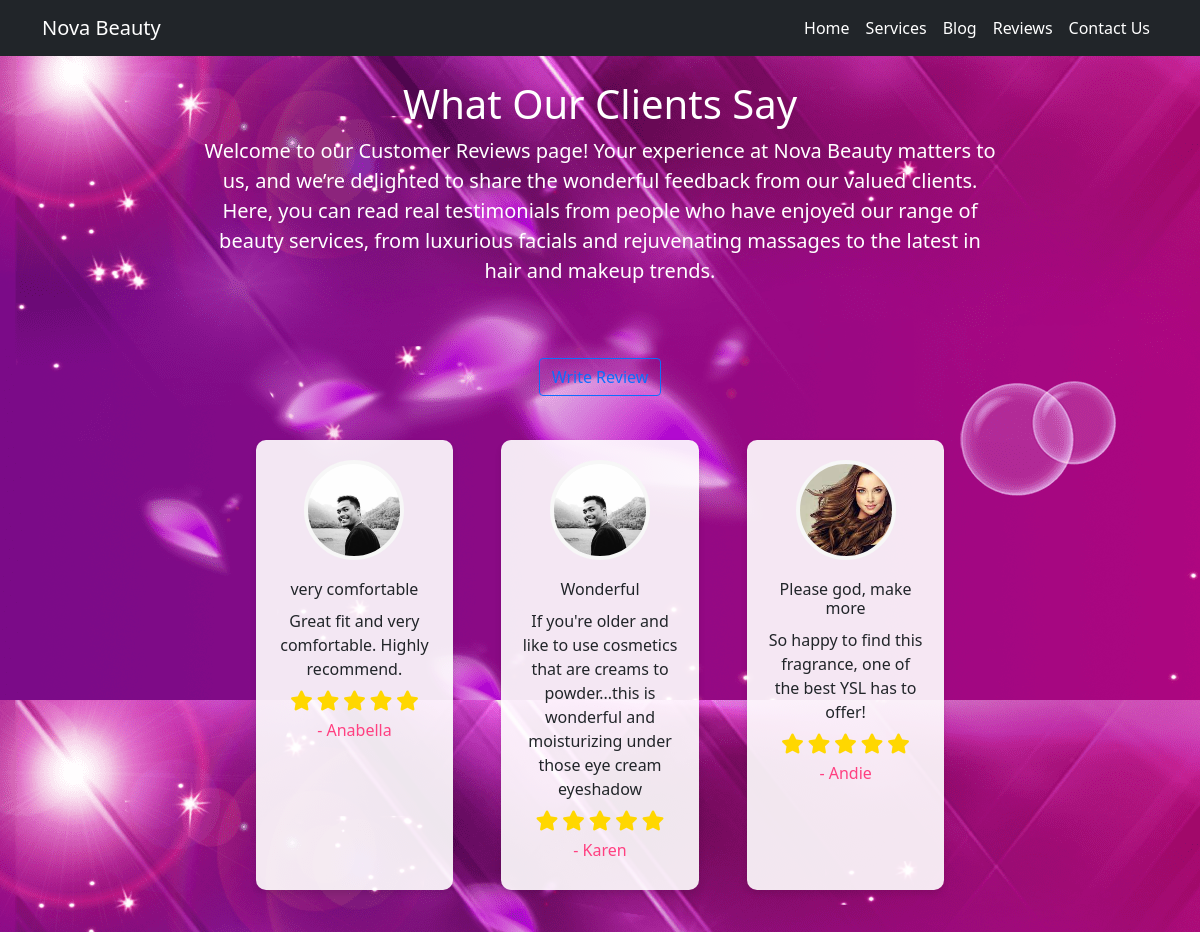
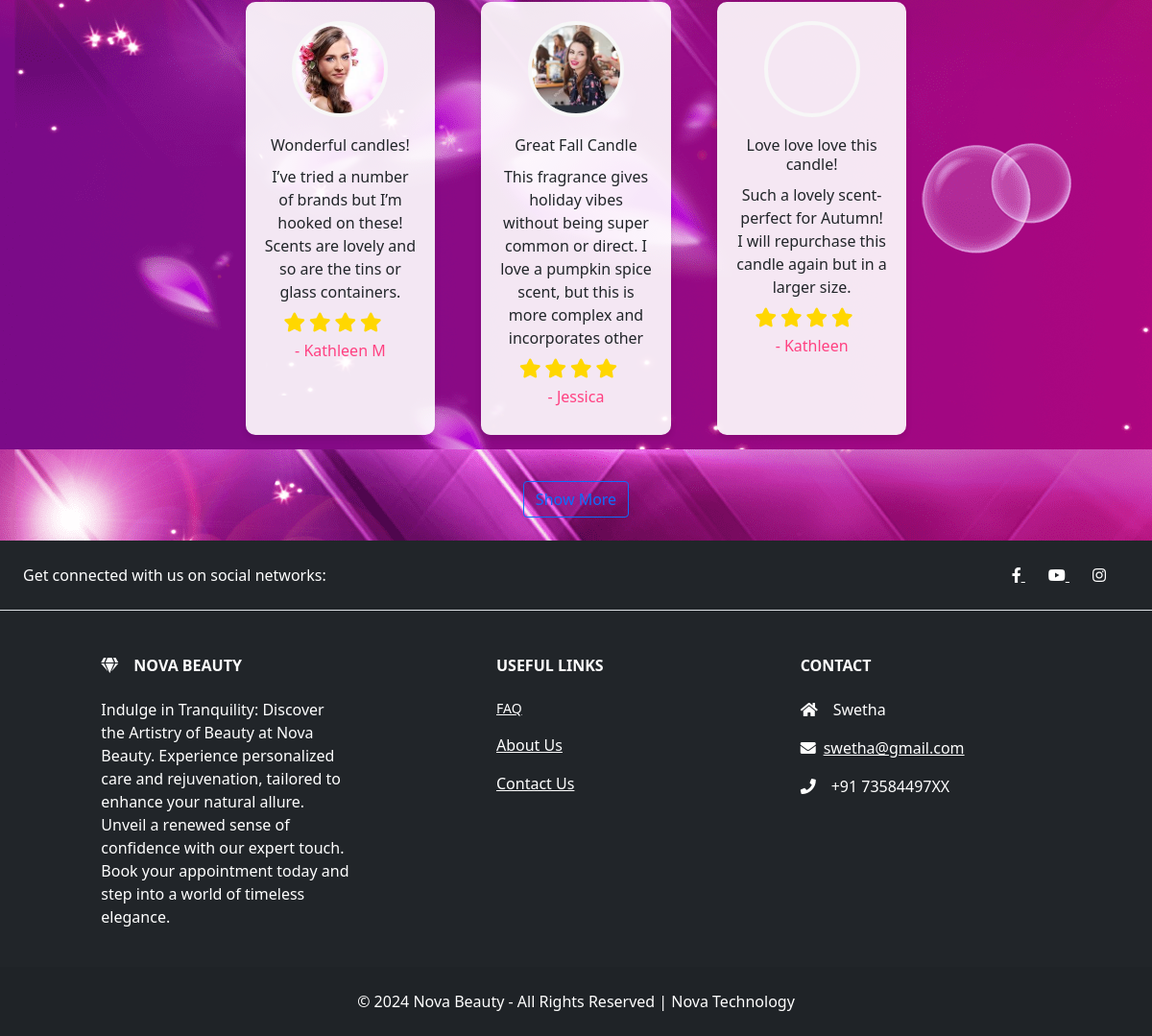
Screenshot of /review with the database file from the repository (2 pictures, top to bottom).
### parlour/models.py (models this page shows, shortened)
class ReviewAndRating(models.Model):
    author = models.CharField(max_length=50, null=False, blank=False)
    title = models.CharField(max_length=100, null=False, blank=False)
    rating = models.FloatField(validators=[MinValueValidator(0.0), MaxValueValidator(5.0)], null=False, blank=False)
    status = models.BooleanField(default=False, help_text="0-Available 1-Suspended")
    created_at = models.DateTimeField(auto_now_add=True)
    image = models.ImageField(upload_to=getfilename, blank=True, null=True)
    text = models.CharField(max_length=250, null=False, blank=False)
    ip_address = models.GenericIPAddressField(null=True, blank=True)

### parlour/views.py (the view)
# urls.py: path('review',v1.reviewpage,name='reviews'),
def reviewpage(request):
    form = ReviewForm()
    total_data = ReviewAndRating.objects.filter(status=0).count()
    reviews =  ReviewAndRating.objects.filter(status=0).order_by('-rating')[:6]
    average_rating = ReviewAndRating.objects.filter(status=0).aggregate(Avg('rating'))['rating__avg']
    return render(request, 'parlour/review.html', {
        'reviews': reviews,
        'average_rating': average_rating,
        'total_data': total_data,
        'form':form
    })

### templates/parlour/review.html (shortened to what this page needs)
{% extends 'parlour/main.html' %}
{% load static %}
{% block content %}
<link rel="stylesheet" href="{% static 'css/review.css' %}">
<link rel="stylesheet" href="https://cdnjs.cloudflare.com/ajax/libs/font-awesome/5.15.4/css/all.min.css"/>
<div class="contact2" style="background-image: url('{% static 'images/review.png' %}');" id="contact">
    <section class="text-center">
        <div class="row">
            <div class="col-lg-8 col-md-10 mx-auto">
                <h1 class="fw-dark text-white">What Our Clients Say</h1>
                <p class="lead text-white">
                    Welcome to our Customer Reviews page! Your experience at Nova Beauty matters to us, and we’re delighted to share the wonderful feedback from our valued clients. Here, you can read real testimonials from people who have enjoyed our range of beauty services, from luxurious facials and rejuvenating massages to the latest in hair and makeup trends.
                </p>
				<div class="container mt-5 d-flex justify-content-center">
					<div class="w-100">
						<div class="my-4 text-center">
							<a href="#" class="btn btn-outline-primary" data-bs-toggle="collapse" data-bs-target="#writeReviewForm" aria-expanded="false" aria-controls="writeReviewForm">Write Review</a>
						</div>
										{% include 'parlour/submit.html' %}
					</div>
				</div>
                <div class="u-repeater d-flex flex-wrap justify-content-center" id="reviewsContainer">
                    {% for review in reviews %}
                    <article class="u-container-style u-list-item mx-4 mb-4" style="width: calc(30% - 40px);">
                        <div class="u-container-layout review-box">
                            {% if review.image %}
                            <div class="u-image u-image-circle" style="background-image: url('{{ review.image.url }}');" aria-label="Client photo"></div>
                            {% else %}
                            <div class="u-image u-image-circle" style="background-image: url('{% static 'images/default-user.jpg' %}');" aria-label="Default user photo"></div>
                            {% endif %}
							<h6>{{ review.title }}</h6>
                            <p class="u-text">{{ review.text }}</p>
                            <div class="u-rating">
                                {% if review.rating >= 1 %}
                                    {% if review.rating >= 4.5 %}
                                        <i class="fa fa-star golden" aria-hidden="true"></i>
                                        <i class="fa fa-star golden" aria-hidden="true"></i>
                                        <i class="fa fa-star golden" aria-hidden="true"></i>
                                        <i class="fa fa-star golden" aria-hidden="true"></i>
                                        <i class="fa fa-star golden" aria-hidden="true"></i>
                                    {% elif review.rating >= 4 %}
                                        <i class="fa fa-star golden" aria-hidden="true"></i>
                                        <i class="fa fa-star golden" aria-hidden="true"></i>
                                        <i class="fa fa-star golden" aria-hidden="true"></i>
                                        <i class="fa fa-star golden" aria-hidden="true"></i>
                                        <i class="fa fa-star-o" aria-hidden="true"></i>
                                    {% elif review.rating >= 3.5 %}
                                        <i class="fa fa-star golden" aria-hidden="true"></i>
                                        <i class="fa fa-star golden" aria-hidden="true"></i>
                                        <i class="fa fa-star golden" aria-hidden="true"></i>
                                        <i class="fa fa-star-half-o golden" aria-hidden="true"></i>
                                        <i class="fa fa-star-o" aria-hidden="true"></i>
                                    {% elif review.rating >= 3 %}
                                        <i class="fa fa-star golden" aria-hidden="true"></i>
                                        <i class="fa fa-star golden" aria-hidden="true"></i>
                                        <i class="fa fa-star golden" aria-hidden="true"></i>
                                        <i class="fa fa-star-o" aria-hidden="true"></i>
                                        <i class="fa fa-star-o" aria-hidden="true"></i>
                                    {% elif review.rating >= 2.5 %}
                                        <i class="fa fa-star golden" aria-hidden="true"></i>
                                        <i class="fa fa-star golden" aria-hidden="true"></i>
                                        <i class="fa fa-star-half-o golden" aria-hidden="true"></i>
                                        <i class="fa fa-star-o" aria-hidden="true"></i>
                                        <i class="fa fa-star-o" aria-hidden="true"></i>
                                    {% elif review.rating >= 2 %}
                                        <i class="fa fa-star golden" aria-hidden="true"></i>
                                        <i class="fa fa-star golden" aria-hidden="true"></i>
                                        <i class="fa fa-star-o" aria-hidden="true"></i>
                                        <i class="fa fa-star-o" aria-hidden="true"></i>
                                        <i class="fa fa-star-o" aria-hidden="true"></i>
                                    {% elif review.rating >= 1.5 %}
                                        <i class="fa fa-star golden" aria-hidden="true"></i>
                                        <i class="fa fa-star-half-o golden" aria-hidden="true"></i>
                                        <i class="fa fa-star-o" aria-hidden="true"></i>
                                        <i class="fa fa-star-o" aria-hidden="true"></i>
                                        <i class="fa fa-star-o" aria-hidden="true"></i>
                                    {% else %}
                                        <i class="fa fa-star-o" aria-hidden="true"></i>
                                        <i class="fa fa-star-o" aria-hidden="true"></i>
                                        <i class="fa fa-star-o" aria-hidden="true"></i>
                                        <i class="fa fa-star-o" aria-hidden="true"></i>
                                        <i class="fa fa-star-o" aria-hidden="true"></i>
                                    {% endif %}
                                {% endif %}
                            </div>
                            <h6 class="u-text u-text-palette-2-base">- {{ review.author }}</h6>
                        </div>
                    </article>
                    {% endfor %}
                </div>
                <div class="my-4 text-center mt-4">
                    {% if total_data > reviews|length %}
                    <button class="btn btn-outline-primary" id="loadMore" data-limit="3" data-total="{{ total_data }}">Show More</button>
                    {% endif %}
                </div>
            </div>
        </div>
    </section>
{% endblock content %}

### static/css/review.css (style rules this page uses)
.contact2 { padding-top: 80px; }
body { margin: 0; padding: 0; }
.u-repeater { display: flex; flex-wrap: wrap; }
.u-list-item { margin: 20px; width: 250px; }
.u-container-style { background-color: rgba(255, 255, 255, 0.9); border-radius: 10px; box-shadow: 0 4px 6px rgba(0, 0, 0, 0.1); overflow: hidden; transition: transform 0.3s ease; }
.u-container-layout { padding: 20px; text-align: center; }
.u-image-circle { width: 100px; height: 100px; border-radius: 50%; background-size: cover; background-position: center; margin: 0 auto 20px; border: 4px solid #f7f7f7; }
.u-text { margin: 10px 0; font-size: 16px; }
.u-text-palette-2-base { color: #FF4081; }
.u-image { display: block; }
.u-rating { display: flex; justify-content: center; margin: 10px 0; }
.u-rating .fa-star { font-size: 20px; margin: 0 2px; }
.golden { color: gold; }

### rows the page displays
ReviewAndRating: image (picture), title "very comfortable", text "Great fit and very comfortable. Highly recommend.", author "Anabella"
ReviewAndRating: image (picture), title "Wonderful", text "If you're older and like to use cosmetics that are creams to powder...this is wonderful and moisturizing under those eye cream eyeshadow", author "Karen"
ReviewAndRating: image (picture), title "Please god, make more", text "So happy to find this fragrance, one of the best YSL has to offer!", author "Andie"
ReviewAndRating: image (picture), title "Wonderful candles!", text "I’ve tried a number of brands but I’m hooked on these! Scents are lovely and so are the tins or glass containers.", author "Kathleen M"
ReviewAndRating: image (picture), title "Great Fall Candle", text "This fragrance gives holiday vibes without being super common or direct. I love a pumpkin spice scent, but this is more complex and incorporates other", author "Jessica"
ReviewAndRating: title "Love love love this candle!", text "Such a lovely scent- perfect for Autumn! I will repurchase this candle again but in a larger size.", author "Kathleen"
